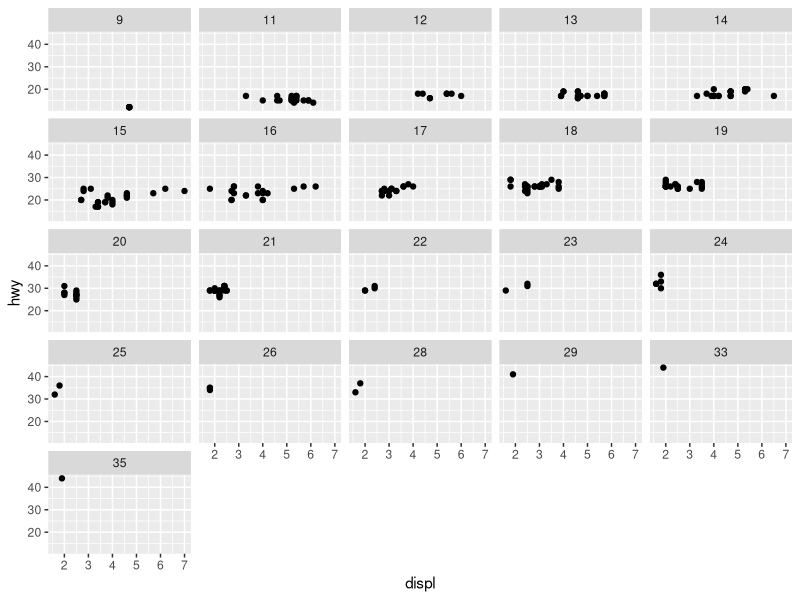
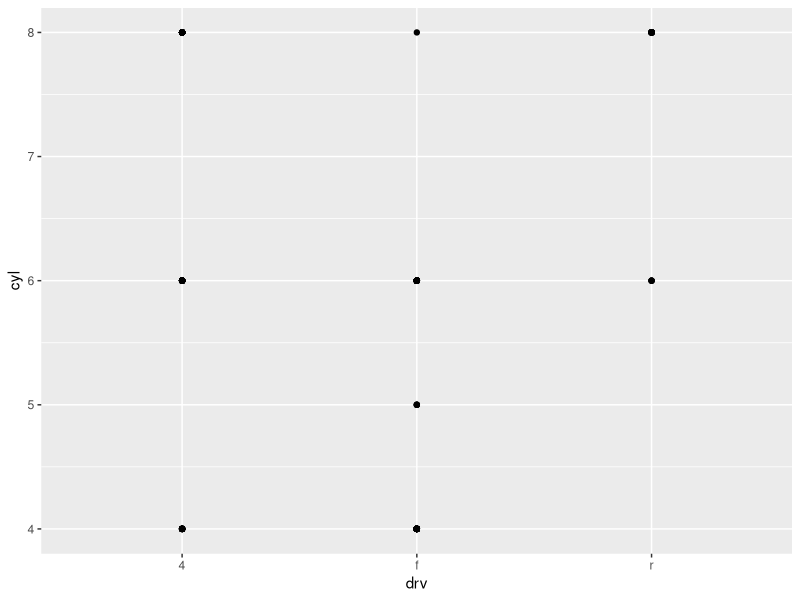
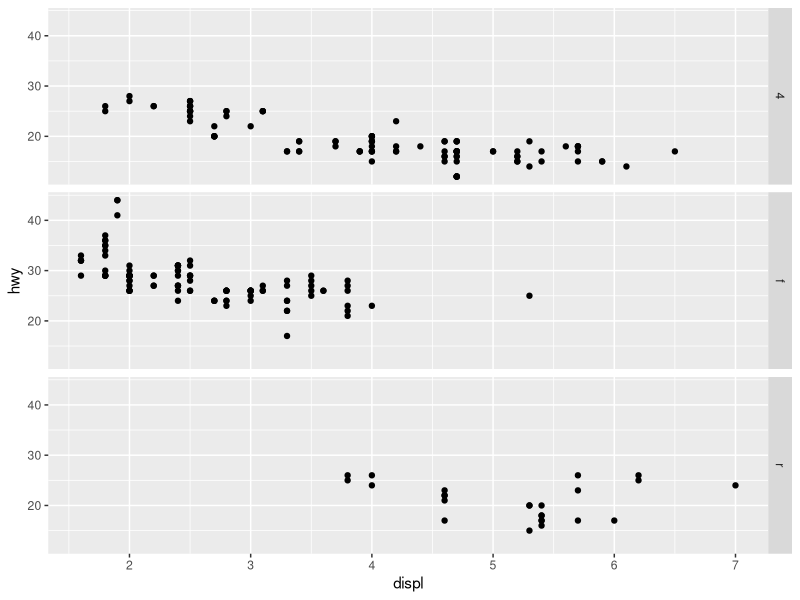
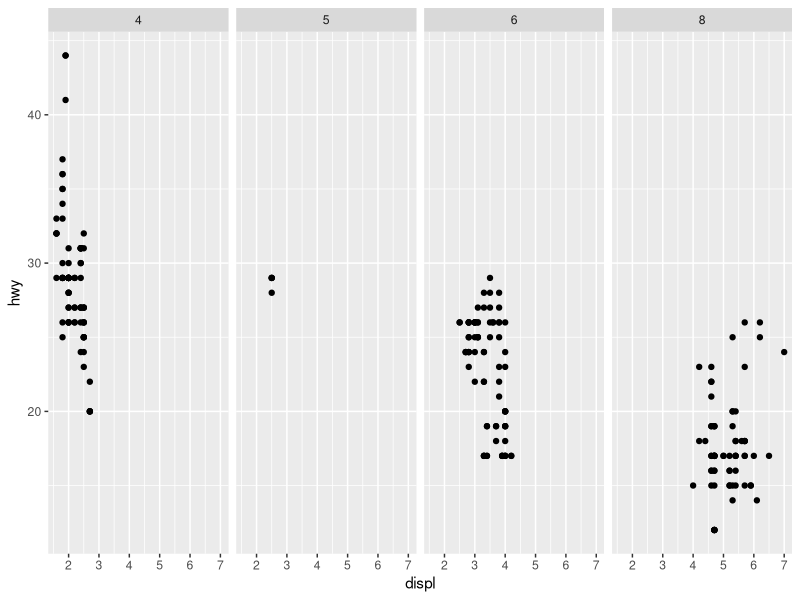
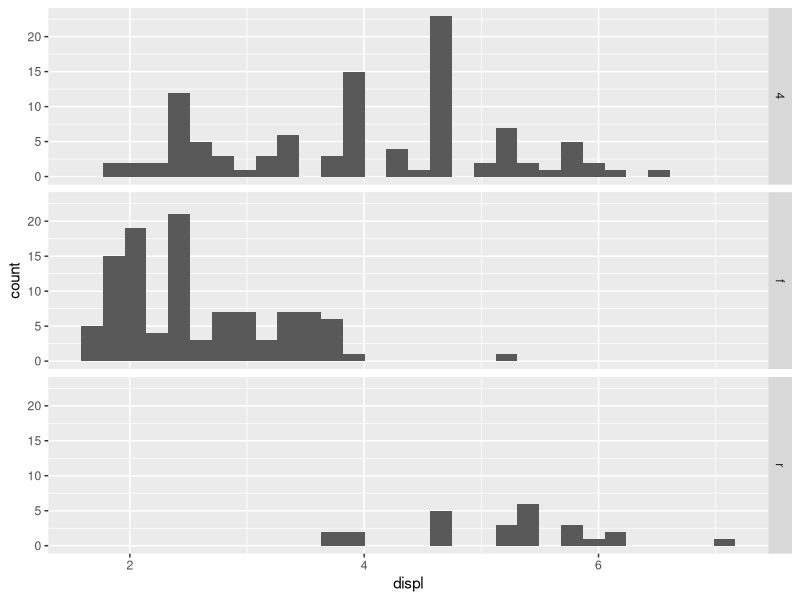
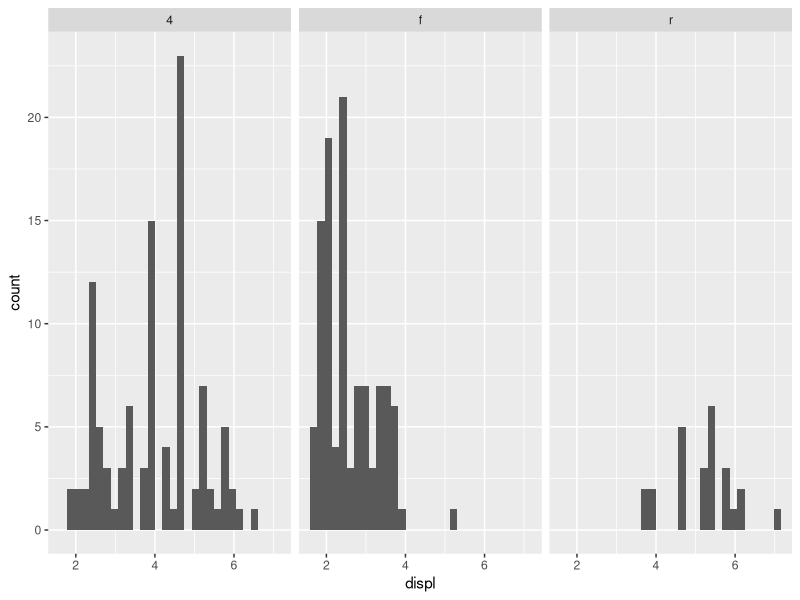
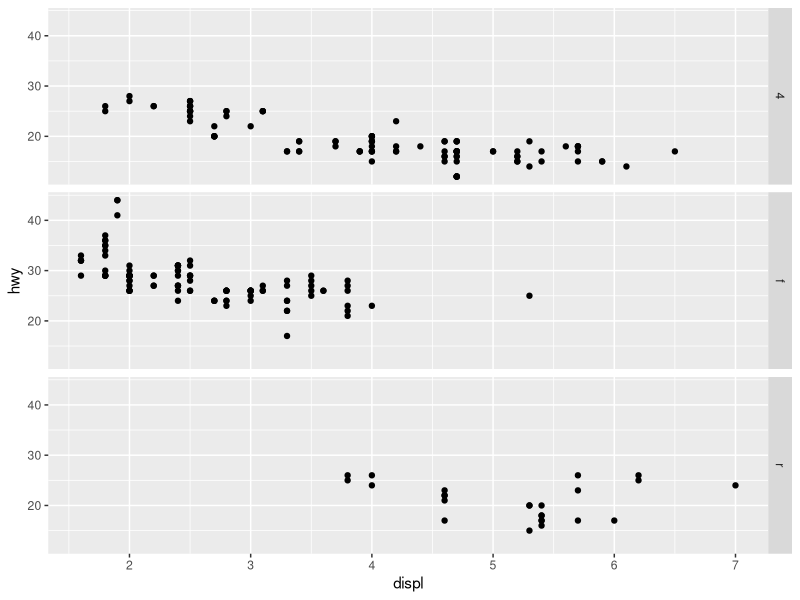
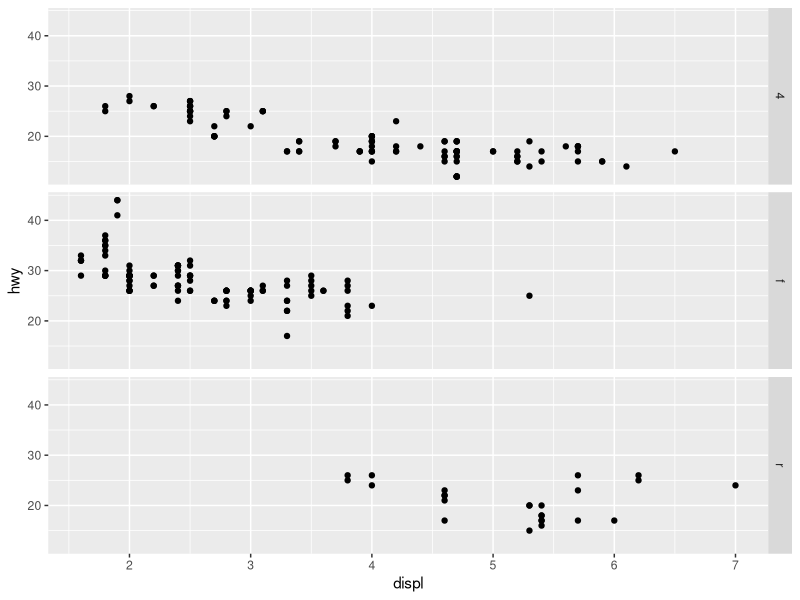

Source code (R) for these figures, in order:
library(tidyverse)

# It makes a subplot for each value the continuous variable takes
ggplot(mpg, aes(x = displ, y = hwy)) + 
    geom_point() + 
    facet_wrap(~cty)

# It means no rows have values that match those facet cells
ggplot(mpg) + 
    geom_point(aes(x = drv, y = cyl))


ggplot(mpg) + 
    geom_point(aes(x = displ, y = hwy)) +
    facet_grid(drv ~ .) # Column is nothing, Places drv subplots in rows

ggplot(mpg) + 
    geom_point(aes(x = displ, y = hwy)) +
    facet_grid(. ~ cyl) # Matches default behavior


ggplot(mpg, aes(x = displ)) + # I like this one better for histogram for some reason
    geom_histogram() + 
    facet_grid(drv ~ .)

ggplot(mpg, aes(x = displ)) + 
    geom_histogram() +
    facet_grid(. ~ drv)

ggplot(mpg) + 
    geom_point(aes(x = displ, y = hwy)) +
    facet_grid(drv ~ .)

mpg |> 
    ggplot() +
    geom_point(aes(x = displ, y = hwy)) +
    facet_wrap(~drv, nrow = 3, strip.position = "right")